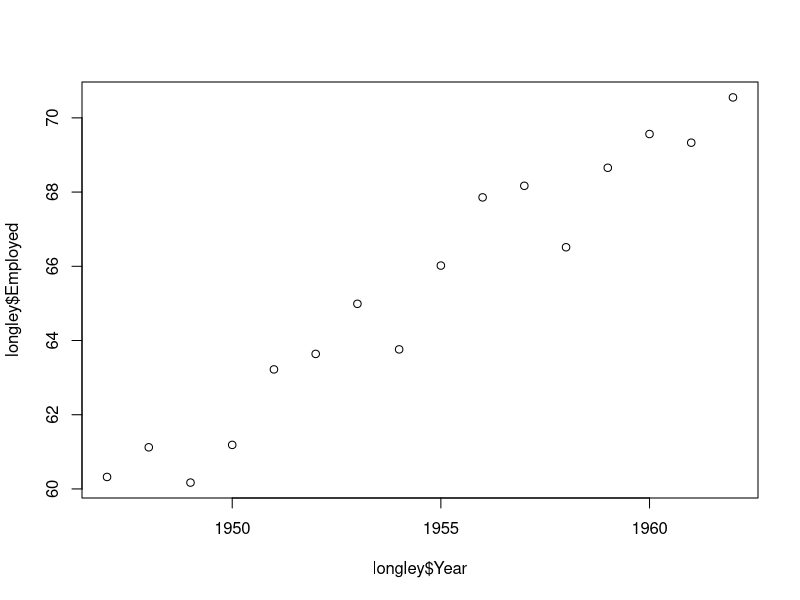
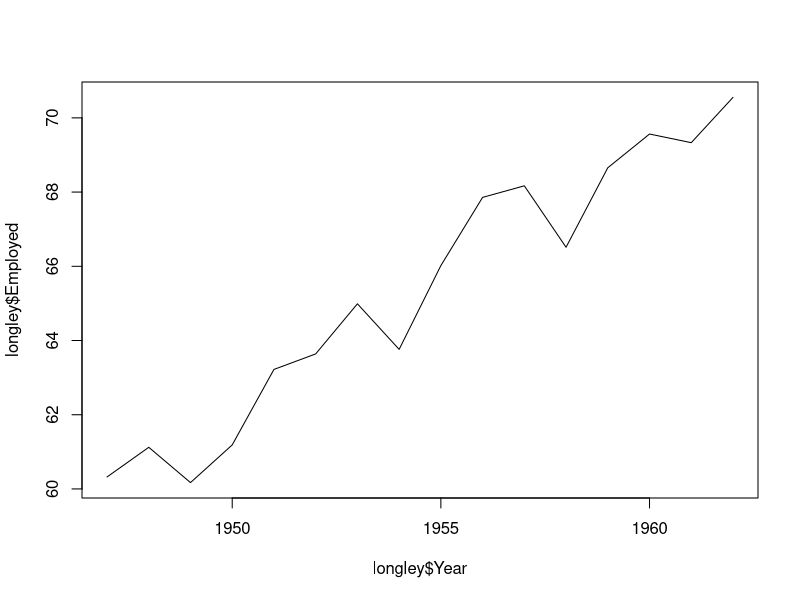
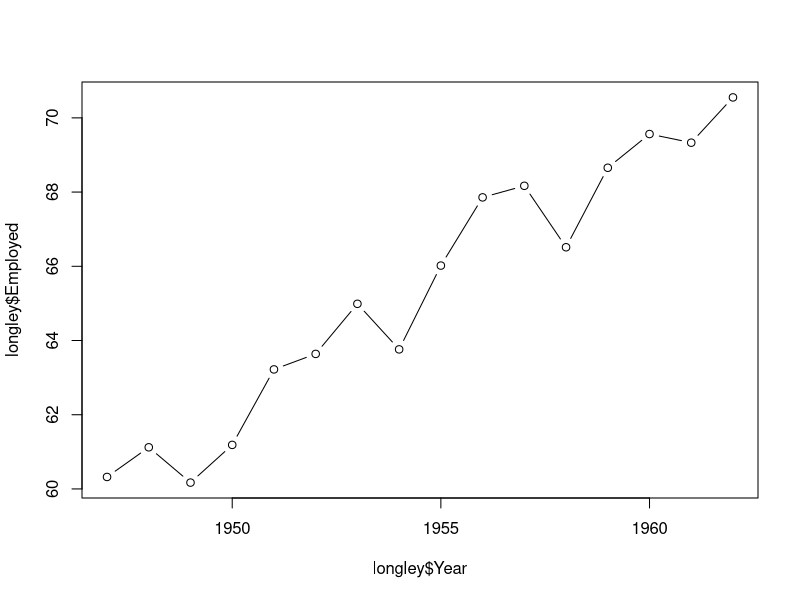

These figures' R source, in order:
## ---- chunk 1
2 + 4
## ---- chunk 2
10 - 4
5 * 3
7 / 2
## ---- chunk 3
sum(1, 4, 10)
## ---- chunk 4
myresult <- sum(1, 4, 10)
## ---- chunk 5
myresult
## ---- chunk 6
1:10
## ---- chunk 7
seq(from = 1, to = 10)
## ---- chunk 8
seq(from = 0, to = 100, by = 5)
## ---- chunk 9
seq(from = 0, to = 100, length.out =  9)
## ---- chunk 10
odd_numbers <- seq(1, 100, 2)
## ---- chunk 11
odd_numbers
## ---- chunk 12
length(odd_numbers)
## ---- chunk 13
longley
## ---- chunk 14
longley$Year
## ---- chunk 15
longley[10, 3] # element in 10th row, 3rd column
longley[10, ] # entire 10th row
longley[, 3] # entire 3rd column
## ---- chunk 16
longley[10:15, ] # elements in 10th to 15th row, all columns
longley[c(4, 7), ] # elements in 4th and 7th row, all column
## ---- chunk 17
plot(x = longley$Year, y = longley$Employed)
## ---- chunk 18
plot(x = longley$Year, y = longley$Employed, type = "l")
## ---- chunk 19
plot(x = longley$Year, y = longley$Employed, type = "b")
## ---- chunk 20
hw.grades <- c(80, 90, 85, 71, 69, 85, 83, 88, 99, 81, 92)
## ---- chunk 21
sum.hw.grades <- sum(hw.grades)
## ---- chunk 22
number.hw.grades <- length(hw.grades) 
## ---- chunk 23
sum.hw.grades / number.hw.grades
## ---- chunk 24
mean(hw.grades)
## ---- chunk 25
edu <- c( rep(x=0, times=1), rep(x=1, times=5), rep(x=2, times=55),
          rep(x=3, times=20), rep(4,10), rep(5,9) )
## ---- chunk 26
median(edu)
## ---- chunk 27
stay <- c(rep(0, 509), rep(1, 491))
## ---- chunk 28
table(stay)
## ---- chunk 29
var(hw.grades)
## ---- chunk 30
sd(hw.grades)
